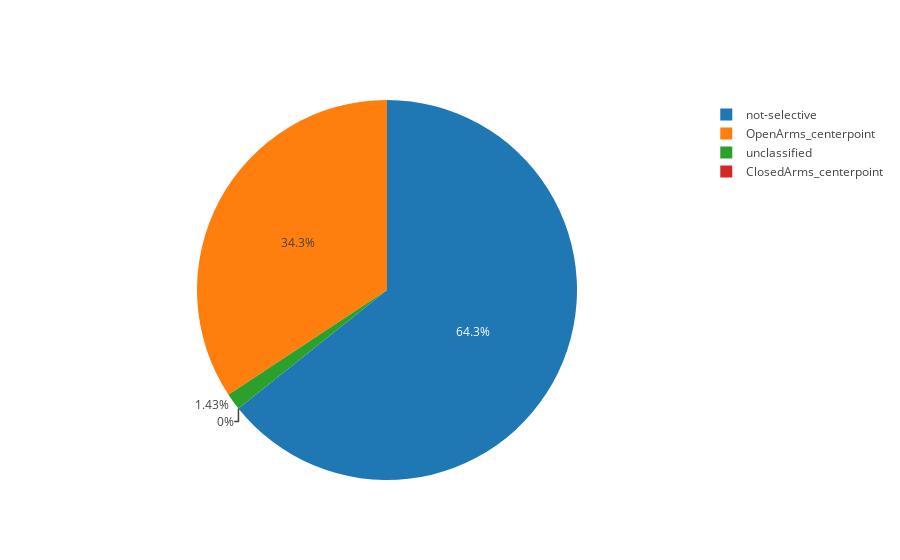

The cell this chart's notebook holds for it:
### Markdown cell above
## After classifying the neurons as either selective, not-selective, or unclassified, we perform a "deeper classification". Namely, we go through and classify each *selective* neuron with a $\hat{D} > 0$ as selective for `OpenArms_centerpoint`. Likewise, we go through and classify each *selective* neuron with a $\hat{D} < 0$ as selective for `ClosedArms_centerpoint`.

### Code cell
epm_selective_neurons = Resampler.classify_by_behavior(drd87_classified_neurons, epm_real_diff_vals, "OpenArms_centerpoint", "ClosedArms_centerpoint")
plot_pie_chart(epm_selective_neurons, "OpenArms_centerpoint", "ClosedArms_centerpoint", "not-selective", "unclassified")

### Figure 1 — Plotly figure (JSON) as saved in the notebook; plotly's stock layout.template omitted (floating-point values rounded to 4 significant figures)
{"data": [{"labels": ["OpenArms_centerpoint", "ClosedArms_centerpoint", "not-selective", "unclassified"], "type": "pie", "uid": "0e09d0", "values": [24, 0, 45, 1]}], "layout": {"autosize": true}}
